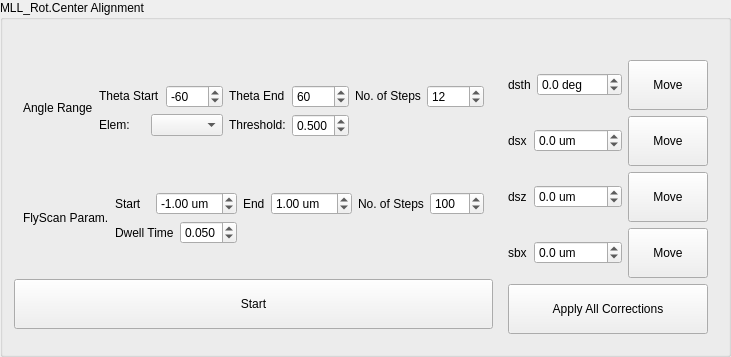
             <widget class="QGroupBox" name="groupBox_41">
              <property name="enabled">
               <bool>true</bool>
              </property>
              <property name="sizePolicy">
               <sizepolicy hsizetype="Preferred" vsizetype="Fixed">
                <horstretch>0</horstretch>
                <verstretch>0</verstretch>
               </sizepolicy>
              </property>
              <property name="title">
               <string>MLL_Rot.Center Alignment</string>
              </property>
              <layout class="QGridLayout" name="gridLayout_53">
               <property name="verticalSpacing">
                <number>0</number>
               </property>
               <item row="0" column="0">
                <widget class="QLabel" name="label_80">
                 <property name="text">
                  <string/>
                 </property>
                </widget>
               </item>
               <item row="1" column="0">
                <widget class="QWidget" name="widget_10" native="true">
                 <property name="sizePolicy">
                  <sizepolicy hsizetype="Preferred" vsizetype="Fixed">
                   <horstretch>0</horstretch>
                   <verstretch>0</verstretch>
                  </sizepolicy>
                 </property>
                 <layout class="QGridLayout" name="gridLayout_19">
                  <item row="2" column="3" colspan="2">
                   <layout class="QHBoxLayout" name="horizontalLayout_93">
                    <item>
                     <widget class="QLabel" name="label_176">
                      <property name="sizePolicy">
                       <sizepolicy hsizetype="Preferred" vsizetype="Fixed">
                        <horstretch>0</horstretch>
                        <verstretch>0</verstretch>
                       </sizepolicy>
                      </property>
                      <property name="text">
                       <string>Threshold:</string>
                      </property>
                     </widget>
                    </item>
                    <item>
                     <widget class="QDoubleSpinBox" name="sb_mll_rot_scan_exp_time_2">
                      <property name="sizePolicy">
                       <sizepolicy hsizetype="Preferred" vsizetype="Fixed">
                        <horstretch>0</horstretch>
                        <verstretch>0</verstretch>
                       </sizepolicy>
                      </property>
                      <property name="decimals">
                       <number>3</number>
                      </property>
                      <property name="minimum">
                       <double>0.005000000000000</double>
                      </property>
                      <property name="maximum">
                       <double>1.000000000000000</double>
                      </property>
                      <property name="singleStep">
                       <double>0.010000000000000</double>
                      </property>
                      <property name="value">
                       <double>0.500000000000000</double>
                      </property>
                     </widget>
                    </item>
                   </layout>
                  </item>
                  <item row="1" column="1">
                   <widget class="QLabel" name="label_124">
                    <property name="sizePolicy">
                     <sizepolicy hsizetype="Preferred" vsizetype="Fixed">
                      <horstretch>0</horstretch>
                      <verstretch>0</verstretch>
                     </sizepolicy>
                    </property>
                    <property name="text">
                     <string>Theta Start</string>
                    </property>
                   </widget>
                  </item>
                  <item row="2" column="1" colspan="2">
                   <layout class="QHBoxLayout" name="horizontalLayout_92">
                    <item>
                     <widget class="QLabel" name="label_175">
                      <property name="sizePolicy">
                       <sizepolicy hsizetype="Preferred" vsizetype="Fixed">
                        <horstretch>0</horstretch>
                        <verstretch>0</verstretch>
                       </sizepolicy>
                      </property>
                      <property name="text">
                       <string>Elem:</string>
                      </property>
                     </widget>
                    </item>
                    <item>
                     <widget class="QComboBox" name="cb_mll_rot_elem"/>
                    </item>
                   </layout>
                  </item>
                  <item row="1" column="6">
                   <widget class="QSpinBox" name="sb_mll_rot_angle_num">
                    <property name="sizePolicy">
                     <sizepolicy hsizetype="Minimum" vsizetype="Fixed">
                      <horstretch>0</horstretch>
                      <verstretch>0</verstretch>
                     </sizepolicy>
                    </property>
                    <property name="suffix">
                     <string/>
                    </property>
                    <property name="minimum">
                     <number>1</number>
                    </property>
                    <property name="maximum">
                     <number>100</number>
                    </property>
                    <property name="value">
                     <number>12</number>
                    </property>
                   </widget>
                  </item>
                  <item row="1" column="3">
                   <widget class="QLabel" name="label_173">
                    <property name="sizePolicy">
                     <sizepolicy hsizetype="Preferred" vsizetype="Fixed">
                      <horstretch>0</horstretch>
                      <verstretch>0</verstretch>
                     </sizepolicy>
                    </property>
                    <property name="text">
                     <string>Theta End</string>
                    </property>
                   </widget>
                  </item>
                  <item row="1" column="2">
                   <widget class="QSpinBox" name="sb_mll_rot_angle_start">
                    <property name="sizePolicy">
                     <sizepolicy hsizetype="Minimum" vsizetype="Fixed">
                      <horstretch>0</horstretch>
                      <verstretch>0</verstretch>
                     </sizepolicy>
                    </property>
                    <property name="suffix">
                     <string/>
                    </property>
                    <property name="minimum">
                     <number>-120</number>
                    </property>
                    <property name="maximum">
                     <number>120</number>
                    </property>
                    <property name="singleStep">
                     <number>10</number>
                    </property>
                    <property name="value">
                     <number>-60</number>
                    </property>
                    <property name="displayIntegerBase">
                     <number>10</number>
                    </property>
                   </widget>
                  </item>
                  <item row="1" column="4">
                   <widget class="QSpinBox" name="sb_mll_rot_angle_end">
                    <property name="sizePolicy">
                     <sizepolicy hsizetype="Minimum" vsizetype="Fixed">
                      <horstretch>0</horstretch>
                      <verstretch>0</verstretch>
                     </sizepolicy>
                    </property>
                    <property name="suffix">
                     <string/>
                    </property>
                    <property name="minimum">
                     <number>-120</number>
                    </property>
                    <property name="maximum">
                     <number>120</number>
                    </property>
                    <property name="singleStep">
                     <number>10</number>
                    </property>
                    <property name="value">
                     <number>60</number>
                    </property>
                   </widget>
                  </item>
                  <item row="1" column="5">
                   <widget class="QLabel" name="label_174">
                    <property name="sizePolicy">
                     <sizepolicy hsizetype="Preferred" vsizetype="Fixed">
                      <horstretch>0</horstretch>
                      <verstretch>0</verstretch>
                     </sizepolicy>
                    </property>
                    <property name="text">
                     <string>No. of Steps</string>
                    </property>
                   </widget>
                  </item>
                  <item row="0" column="0" rowspan="3">
                   <widget class="QLabel" name="label_87">
                    <property name="sizePolicy">
                     <sizepolicy hsizetype="Preferred" vsizetype="Preferred">
                      <horstretch>0</horstretch>
                      <verstretch>0</verstretch>
                     </sizepolicy>
                    </property>
                    <property name="text">
                     <string>Angle Range</string>
                    </property>
                    <property name="scaledContents">
                     <bool>false</bool>
                    </property>
                    <property name="wordWrap">
                     <bool>true</bool>
                    </property>
                   </widget>
                  </item>
                 </layout>
                </widget>
               </item>
               <item row="2" column="0">
                <widget class="QFrame" name="frame">
                 <property name="sizePolicy">
                  <sizepolicy hsizetype="Preferred" vsizetype="Fixed">
                   <horstretch>0</horstretch>
                   <verstretch>0</verstretch>
                  </sizepolicy>
                 </property>
                 <layout class="QGridLayout" name="gridLayout_11">
                  <item row="1" column="1">
                   <layout class="QHBoxLayout" name="horizontalLayout_76">
                    <item>
                     <widget class="QLabel" name="label_112">
                      <property name="text">
                       <string>Start</string>
                      </property>
                     </widget>
                    </item>
                    <item>
                     <widget class="QDoubleSpinBox" name="sb_mll_rot_scan_start_2">
                      <property name="sizePolicy">
                       <sizepolicy hsizetype="Preferred" vsizetype="Fixed">
                        <horstretch>0</horstretch>
                        <verstretch>0</verstretch>
                       </sizepolicy>
                      </property>
                      <property name="suffix">
                       <string> um</string>
                      </property>
                      <property name="minimum">
                       <double>-15.000000000000000</double>
                      </property>
                      <property name="maximum">
                       <double>15.000000000000000</double>
                      </property>
                      <property name="value">
                       <double>-1.000000000000000</double>
                      </property>
                     </widget>
                    </item>
                   </layout>
                  </item>
                  <item row="2" column="1">
                   <layout class="QHBoxLayout" name="horizontalLayout_22">
                    <item>
                     <widget class="QLabel" name="label_142">
                      <property name="text">
                       <string>Dwell Time</string>
                      </property>
                     </widget>
                    </item>
                    <item>
                     <widget class="QDoubleSpinBox" name="sb_mll_rot_scan_exp_time">
                      <property name="sizePolicy">
                       <sizepolicy hsizetype="Preferred" vsizetype="Fixed">
                        <horstretch>0</horstretch>
                        <verstretch>0</verstretch>
                       </sizepolicy>
                      </property>
                      <property name="decimals">
                       <number>3</number>
                      </property>
                      <property name="minimum">
                       <double>0.005000000000000</double>
                      </property>
                      <property name="maximum">
                       <double>0.500000000000000</double>
                      </property>
                      <property name="singleStep">
                       <double>0.010000000000000</double>
                      </property>
                      <property name="value">
                       <double>0.050000000000000</double>
                      </property>
                     </widget>
                    </item>
                   </layout>
                  </item>
                  <item row="1" column="3">
                   <layout class="QHBoxLayout" name="horizontalLayout_99">
                    <item>
                     <widget class="QLabel" name="label_140">
                      <property name="text">
                       <string>No. of Steps</string>
                      </property>
                     </widget>
                    </item>
                    <item>
                     <widget class="QSpinBox" name="sb_mll_rot_scan_num">
                      <property name="sizePolicy">
                       <sizepolicy hsizetype="Preferred" vsizetype="Preferred">
                        <horstretch>0</horstretch>
                        <verstretch>0</verstretch>
                       </sizepolicy>
                      </property>
                      <property name="suffix">
                       <string/>
                      </property>
                      <property name="minimum">
                       <number>10</number>
                      </property>
                      <property name="maximum">
                       <number>1000</number>
                      </property>
                      <property name="singleStep">
                       <number>50</number>
                      </property>
                      <property name="value">
                       <number>100</number>
                      </property>
                     </widget>
                    </item>
                   </layout>
                  </item>
                  <item row="1" column="2">
                   <layout class="QHBoxLayout" name="horizontalLayout_94">
                    <item>
                     <widget class="QLabel" name="label_139">
                      <property name="text">
                       <string>End</string>
                      </property>
                     </widget>
                    </item>
                    <item>
                     <widget class="QDoubleSpinBox" name="sb_mll_rot_scan_end_2">
                      <property name="sizePolicy">
                       <sizepolicy hsizetype="Preferred" vsizetype="Fixed">
                        <horstretch>0</horstretch>
                        <verstretch>0</verstretch>
                       </sizepolicy>
                      </property>
                      <property name="suffix">
                       <string> um</string>
                      </property>
                      <property name="minimum">
                       <double>-15.000000000000000</double>
                      </property>
                      <property name="maximum">
                       <double>15.000000000000000</double>
                      </property>
                      <property name="value">
                       <double>1.000000000000000</double>
                      </property>
                     </widget>
                    </item>
                   </layout>
                  </item>
                  <item row="1" column="0" rowspan="2">
                   <widget class="QLabel" name="label_85">
                    <property name="text">
                     <string>FlyScan Param.</string>
                    </property>
                    <property name="wordWrap">
                     <bool>true</bool>
                    </property>
                   </widget>
                  </item>
                 </layout>
                </widget>
               </item>
               <item row="3" column="0">
                <widget class="QPushButton" name="pb_mll_rot_align_start">
                 <property name="sizePolicy">
                  <sizepolicy hsizetype="Preferred" vsizetype="Fixed">
                   <horstretch>0</horstretch>
                   <verstretch>0</verstretch>
                  </sizepolicy>
                 </property>
                 <property name="text">
                  <string>
Start
</string>
                 </property>
                </widget>
               </item>
               <item row="1" column="1" rowspan="3">
                <widget class="QWidget" name="widget_11" native="true">
                 <property name="sizePolicy">
                  <sizepolicy hsizetype="Preferred" vsizetype="Fixed">
                   <horstretch>0</horstretch>
                   <verstretch>0</verstretch>
                  </sizepolicy>
                 </property>
                 <layout class="QGridLayout" name="gridLayout_20">
                  <item row="0" column="0">
                   <widget class="QLabel" name="label_86">
                    <property name="sizePolicy">
                     <sizepolicy hsizetype="Preferred" vsizetype="Ignored">
                      <horstretch>0</horstretch>
                      <verstretch>0</verstretch>
                     </sizepolicy>
                    </property>
                    <property name="text">
                     <string>Correction</string>
                    </property>
                   </widget>
                  </item>
                  <item row="1" column="0">
                   <layout class="QHBoxLayout" name="horizontalLayout_96">
                    <item>
                     <widget class="QLabel" name="label_88">
                      <property name="text">
                       <string>dsth</string>
                      </property>
                     </widget>
                    </item>
                    <item>
                     <widget class="QDoubleSpinBox" name="dsb_rot_align_dsth">
                      <property name="suffix">
                       <string> deg</string>
                      </property>
                      <property name="decimals">
                       <number>1</number>
                      </property>
                      <property name="minimum">
                       <double>-120.000000000000000</double>
                      </property>
                      <property name="maximum">
                       <double>120.000000000000000</double>
                      </property>
                      <property name="singleStep">
                       <double>5.000000000000000</double>
                      </property>
                      <property name="value">
                       <double>0.000000000000000</double>
                      </property>
                     </widget>
                    </item>
                    <item>
                     <widget class="QPushButton" name="pb_rot_align_dsth_move">
                      <property name="text">
                       <string>
Move
</string>
                      </property>
                     </widget>
                    </item>
                   </layout>
                  </item>
                  <item row="2" column="0">
                   <layout class="QHBoxLayout" name="horizontalLayout_97">
                    <item>
                     <widget class="QLabel" name="label_89">
                      <property name="text">
                       <string>dsx</string>
                      </property>
                     </widget>
                    </item>
                    <item>
                     <widget class="QDoubleSpinBox" name="dsb_rot_align_dsx">
                      <property name="suffix">
                       <string> um</string>
                      </property>
                      <property name="decimals">
                       <number>1</number>
                      </property>
                      <property name="minimum">
                       <double>-1000.000000000000000</double>
                      </property>
                      <property name="maximum">
                       <double>1000.000000000000000</double>
                      </property>
                      <property name="value">
                       <double>0.000000000000000</double>
                      </property>
                     </widget>
                    </item>
                    <item>
                     <widget class="QPushButton" name="pb_rot_align_dsx_move">
                      <property name="text">
                       <string>
Move
</string>
                      </property>
                     </widget>
                    </item>
                   </layout>
                  </item>
                  <item row="3" column="0">
                   <layout class="QHBoxLayout" name="horizontalLayout_98">
                    <item>
                     <widget class="QLabel" name="label_90">
                      <property name="text">
                       <string>dsz</string>
                      </property>
                     </widget>
                    </item>
                    <item>
                     <widget class="QDoubleSpinBox" name="dsb_rot_align_dsz">
                      <property name="suffix">
                       <string> um</string>
                      </property>
                      <property name="decimals">
                       <number>1</number>
                      </property>
                      <property name="minimum">
                       <double>-1000.000000000000000</double>
                      </property>
                      <property name="maximum">
                       <double>1000.000000000000000</double>
                      </property>
                      <property name="value">
                       <double>0.000000000000000</double>
                      </property>
                     </widget>
                    </item>
                    <item>
                     <widget class="QPushButton" name="pb_rot_align_dsz_move">
                      <property name="text">
                       <string>
Move
</string>
                      </property>
                     </widget>
                    </item>
                   </layout>
                  </item>
                  <item row="4" column="0">
                   <layout class="QHBoxLayout" name="horizontalLayout_101">
                    <item>
                     <widget class="QLabel" name="label_91">
                      <property name="text">
                       <string>sbx</string>
                      </property>
                     </widget>
                    </item>
                    <item>
                     <widget class="QDoubleSpinBox" name="dsb_rot_align_sbx">
                      <property name="suffix">
                       <string> um</string>
                      </property>
                      <property name="decimals">
                       <number>1</number>
                      </property>
                      <property name="minimum">
                       <double>-1000.000000000000000</double>
                      </property>
                      <property name="maximum">
                       <double>1000.000000000000000</double>
                      </property>
                      <property name="value">
                       <double>0.000000000000000</double>
                      </property>
                     </widget>
                    </item>
                    <item>
                     <widget class="QPushButton" name="pb_rot_align_sbx_move">
                      <property name="text">
                       <string>
Move
</string>
                      </property>
                     </widget>
                    </item>
                   </layout>
                  </item>
                  <item row="5" column="0">
                   <widget class="QPushButton" name="pb_rot_align_all_move">
                    <property name="text">
                     <string>
Apply All Corrections 
</string>
                    </property>
                   </widget>
                  </item>
                 </layout>
                </widget>
               </item>
              </layout>
             </widget>
